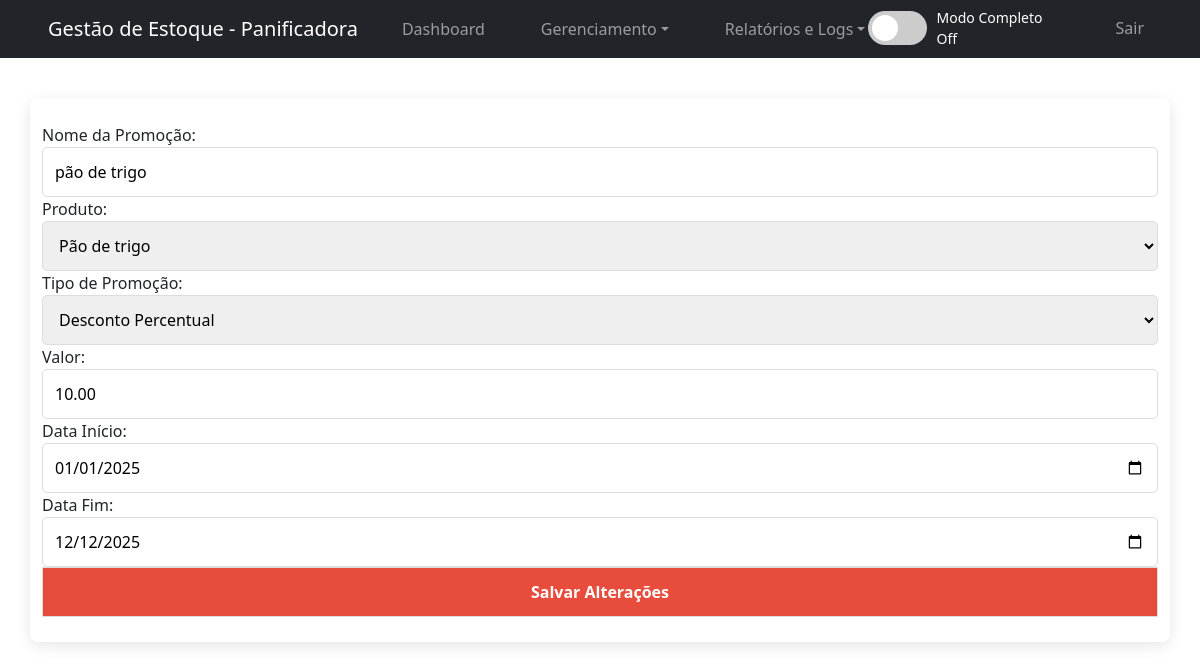
/editar_promocao.php?id=2 (signed in), run on the app's committed database.
### tables this page shows
CREATE TABLE `promocoes` (
  `id` int(11) NOT NULL AUTO_INCREMENT,
  `nome` varchar(100) NOT NULL,
  `tipo` enum('percentual','leve_pague') NOT NULL,
  `valor` decimal(10,2) NOT NULL,
  `produto_id` int(11) DEFAULT NULL,
  `categoria_id` int(11) DEFAULT NULL,
  `data_inicio` date NOT NULL,
  `data_fim` date NOT NULL,
  `ativa` tinyint(1) DEFAULT 1,
  PRIMARY KEY (`id`),
  KEY `categoria_id` (`categoria_id`),
  KEY `fk_promocoes_produto` (`produto_id`),
  CONSTRAINT `fk_promocoes_produto` FOREIGN KEY (`produto_id`) REFERENCES `produtos` (`id`) ON DELETE CASCADE,
  CONSTRAINT `promocoes_ibfk_1` FOREIGN KEY (`produto_id`) REFERENCES `produtos` (`id`) ON DELETE SET NULL,
  CONSTRAINT `promocoes_ibfk_2` FOREIGN KEY (`categoria_id`) REFERENCES `categorias` (`id`) ON DELETE SET NULL
);

CREATE TABLE `produtos` (
  `id` int(11) NOT NULL AUTO_INCREMENT,
  `nome_produto` varchar(100) NOT NULL,
  `descricao` text DEFAULT NULL,
  `quantidade` int(10) unsigned NOT NULL DEFAULT 0,
  `preco` decimal(10,2) NOT NULL,
  `imagem` varchar(255) DEFAULT NULL COMMENT 'Nome do arquivo da imagem',
  `estoque_minimo` int(10) unsigned NOT NULL DEFAULT 0,
  `categoria_id` int(11) DEFAULT NULL,
  `data_validade` date DEFAULT NULL,
  `fornecedor_id` int(11) DEFAULT NULL,
  PRIMARY KEY (`id`),
  KEY `fk_categoria` (`categoria_id`),
  KEY `fornecedor_id` (`fornecedor_id`),
  CONSTRAINT `fk_categoria` FOREIGN KEY (`categoria_id`) REFERENCES `categorias` (`id`),
  CONSTRAINT `produtos_ibfk_1` FOREIGN KEY (`fornecedor_id`) REFERENCES `fornecedores` (`id`) ON DELETE SET NULL
);

### editar_promocao.php (the view, shortened to what this page needs)
<?php
require_once 'conexao.php';
$id = $_GET['id'];
$sql = "SELECT * FROM promocoes WHERE id = ?";
$stmt = $conexao->prepare($sql);
$stmt->bind_param("i", $id);
$stmt->execute();
$resultado = $stmt->get_result();
$promocao = $resultado->fetch_assoc();
$sql_produtos = "SELECT id, nome_produto FROM produtos";
$resultado_produtos = $conexao->query($sql_produtos);
$produtos = $resultado_produtos->fetch_all(MYSQLI_ASSOC);
?>
<!DOCTYPE html>
<html lang="pt-BR">
<head>
    <link rel="stylesheet" href="style.css">
    <link href="https://cdn.jsdelivr.net/npm/bootstrap@5.3.3/dist/css/bootstrap.min.css" rel="stylesheet">
</head>
<body>
<?php include 'navbar.php'; ?>
    <div class="container">
        <form method="POST" action="gerenciar_promocoes.php">
            <label for="nome">Nome da Promoção:</label>
            <input type="text" name="nome" value="<?php echo htmlspecialchars($promocao['nome']); ?>" required><br>
            <label for="produto_id">Produto:</label>
            <select name="produto_id" required>
                <?php foreach ($produtos as $produto): ?>
                    <option value="<?php echo $produto['id']; ?>" <?php if ($promocao['produto_id'] == $produto['id']) echo 'selected'; ?>>
                        <?php echo htmlspecialchars($produto['nome_produto']); ?>
                    </option>
                <?php endforeach; ?>
            </select><br>
            <label for="tipo">Tipo de Promoção:</label>
            <select name="tipo" required>
                <option value="percentual" <?php if ($promocao['tipo'] === 'percentual') echo 'selected'; ?>>Desconto Percentual</option>
            </select><br>
            <label for="valor">Valor:</label>
            <input type="number" step="0.01" name="valor" value="<?php echo htmlspecialchars($promocao['valor']); ?>" required><br>
            <label for="data_inicio">Data Início:</label>
            <input type="date" name="data_inicio" value="<?php echo htmlspecialchars($promocao['data_inicio']); ?>" required><br>
            <label for="data_fim">Data Fim:</label>
            <input type="date" name="data_fim" value="<?php echo htmlspecialchars($promocao['data_fim']); ?>" required><br>
            <button type="submit">Salvar Alterações</button>
        </form>
    </div>
</body>
</html>

### style.css (style rules this page uses)
* { margin: 0; padding: 0; box-sizing: border-box; }
body { font-family: 'Segoe UI', Arial, sans-serif; background-color: #f5f6fa; color: #333; line-height: 1.6; }
.container { width: 70%; max-width: 900px; margin: 40px auto; background-color: white; padding: 25px; box-shadow: 0 4px 15px rgba(0,0,0,0.1); border-radius: 8px; }
input, select, textarea, button { width: 100%; padding: 12px; margin: 10px 0; border-radius: 5px; border: 1px solid #ddd; font-size: 15px; transition: border-color 0.3s ease; }
button { background-color: #e74c3c; color: white; cursor: pointer; font-weight: bold; transition: background-color 0.3s ease, transform 0.2s ease; }

### data on the page
promocoes: nome "pão de trigo", produto_id "Pão de trigo", tipo "Desconto Percentual", valor "10.00", data_inicio "01/01/2025", data_fim "12/12/2025"

### other printed values
$title "Gestão de Estoque - Panificadora"
